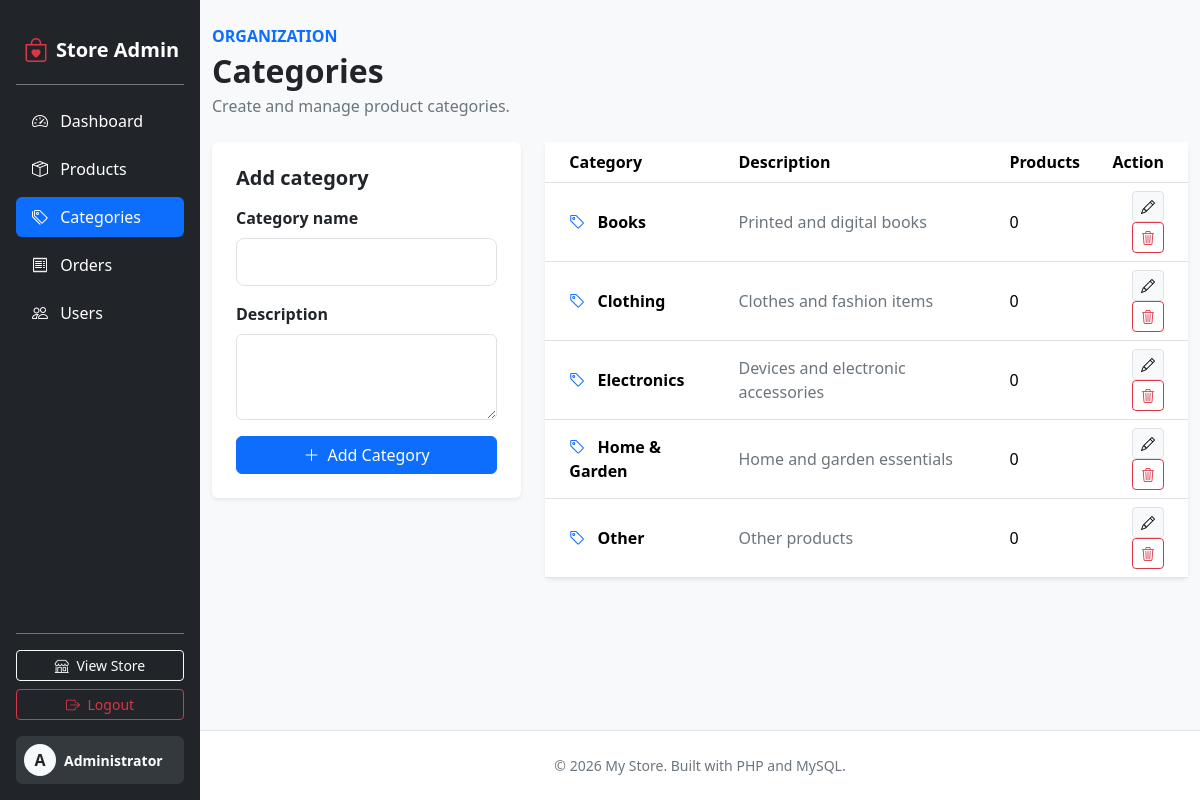
Page /admin/categories/index.php (signed in) on the committed database.
### tables this page shows
CREATE TABLE categories (
    id INT UNSIGNED AUTO_INCREMENT PRIMARY KEY,
    name VARCHAR(100) NOT NULL UNIQUE,
    description VARCHAR(500) NULL,
    created_at TIMESTAMP DEFAULT CURRENT_TIMESTAMP
);

### includes/bootstrap.php (called while the page is built, shortened)
<?php
require_once __DIR__ . '/auth.php';
function baseUrl($path = '')
{
    $script = $_SERVER['SCRIPT_NAME'];
    $base = '';
    if (strpos($script, '/admin/') !== false) {
        $base = substr($script, 0, strpos($script, '/admin/'));
    } elseif (strpos($script, '/auth/') !== false) {
        $base = substr($script, 0, strpos($script, '/auth/'));
    } elseif (strpos($script, '/shop/') !== false) {
        $base = substr($script, 0, strpos($script, '/shop/'));
    }
    return $base . '/' . ltrim($path, '/');
}
function e($value)
{
    return htmlspecialchars($value, ENT_QUOTES, 'UTF-8');
}

### includes/auth.php (called while the page is built, shortened)
<?php
function currentUser()
{
    if (isset($_SESSION['user'])) {
        return $_SESSION['user'];
    }
    return null;
}

### admin/categories/index.php (the view, shortened to what this page needs)
<?php
require_once __DIR__ . '/../../includes/bootstrap.php';
$categories = $conn->query(
    "SELECT categories.id, categories.name, categories.description, COUNT(products.id) AS product_count
     FROM categories
     LEFT JOIN products ON products.category_id = categories.id
     GROUP BY categories.id, categories.name, categories.description
     ORDER BY categories.name"
);
$adminLayout = true;
require __DIR__ . '/../../includes/header.php';
?>
<div class="mb-4">
    <p class="text-primary fw-semibold mb-1">ORGANIZATION</p>
    <h1 class="h2 fw-bold mb-1">Categories</h1>
    <p class="text-secondary mb-0">Create and manage product categories.</p>
</div>
<div class="row g-4">
    <div class="col-lg-4">
        <div class="card border-0 shadow-sm">
            <div class="card-body p-4">
                <h2 class="h5 fw-bold mb-3">Add category</h2>
                <form method="POST">
                    <label for="name" class="form-label fw-semibold">Category name</label>
                    <input type="text" id="name" name="name" maxlength="100"
                           class="form-control form-control-lg mb-3" required>
                    <label for="description" class="form-label fw-semibold">Description</label>
                    <textarea id="description" name="description" maxlength="500"
                              class="form-control mb-3" rows="3"></textarea>
                    <button type="submit" class="btn btn-primary w-100">
                        <i class="bi bi-plus-lg me-2"></i>Add Category
                    </button>
                </form>
            </div>
        </div>
    </div>
    <div class="col-lg-8">
        <div class="card border-0 shadow-sm">
            <div class="card-body p-0">
                <div class="table-responsive">
                    <table class="table table-hover align-middle mb-0">
                        <thead>
                            <tr>
                                <th class="ps-4">Category</th>
                                <th>Description</th>
                                <th>Products</th>
                                <th class="text-end pe-4">Action</th>
                            </tr>
                        </thead>
                        <tbody>
                            <?php while ($category = $categories->fetch_assoc()): ?>
                                <tr>
                                    <td class="ps-4 fw-semibold">
                                        <i class="bi bi-tag text-primary me-2"></i>
                                        <?= e($category['name']) ?>
                                    </td>
                                    <td class="text-secondary"><?= e($category['description'] ?: 'No description') ?></td>
                                    <td><?= (int) $category['product_count'] ?></td>
                                    <td class="text-end pe-4">
                                        <button type="button" class="btn btn-light border btn-sm"
                                                data-bs-toggle="modal" data-bs-target="#editCategoryModal"
                                                data-category-id="<?= (int) $category['id'] ?>"
                                                data-category-name="<?= e($category['name']) ?>"
                                                data-category-description="<?= e($category['description'] ?? '') ?>">
                                            <i class="bi bi-pencil"></i>
                                        </button>
                                        <button type="button" class="btn btn-outline-danger btn-sm"
                                                data-bs-toggle="modal" data-bs-target="#deleteCategoryModal"
                                                data-category-id="<?= (int) $category['id'] ?>"
                                                data-category-name="<?= e($category['name']) ?>">
                                            <i class="bi bi-trash3"></i>
                                        </button>
                                    </td>
                                </tr>
                            <?php endwhile; ?>
                        </tbody>
                    </table>
                </div>
            </div>
        </div>
    </div>
</div>
<?php require __DIR__ . '/../../includes/footer.php'; ?>

### includes/header.php (shortened to what this page needs)
<?php
$adminLayout = $adminLayout ?? false;
$currentPath = parse_url($_SERVER['REQUEST_URI'] ?? '', PHP_URL_PATH);
$adminLinks = [
    ['admin/dashboard.php', 'speedometer2', 'Dashboard'],
    ['admin/products/index.php', 'box-seam', 'Products'],
    ['admin/categories/index.php', 'tags', 'Categories'],
    ['admin/orders.php', 'receipt', 'Orders'],
    ['admin/users.php', 'people', 'Users'],
];
?>
<!DOCTYPE html>
<html lang="en">
<head>
    <link href="https://cdn.jsdelivr.net/npm/bootstrap@5.3.3/dist/css/bootstrap.min.css" rel="stylesheet">
    <link href="https://cdn.jsdelivr.net/npm/bootstrap-icons@1.11.3/font/bootstrap-icons.min.css" rel="stylesheet">
    <link href="<?= e(baseUrl('assets/css/style.css')) ?>" rel="stylesheet">
</head>
<body class="bg-light">
<?php if ($adminLayout): ?>
<div class="container-fluid">
    <div class="row">
        <nav class="col-lg-3 col-xl-2 bg-dark text-white p-3 d-none d-lg-flex flex-column" style="min-height: 100vh;">
            <a class="navbar-brand d-flex align-items-center gap-2 fw-bold fs-5 px-2 py-3 mb-3 border-bottom border-secondary text-white text-decoration-none"
               href="<?= e(baseUrl('admin/dashboard.php')) ?>">
                <i class="bi bi-bag-heart fs-4 text-danger"></i>
                <span>Store Admin</span>
            </a>
            <ul class="nav nav-pills flex-column gap-2 mb-auto" aria-label="Admin navigation">
                <?php foreach ($adminLinks as [$path, $icon, $label]): ?>
                    <?php
                    $isActive = str_ends_with($currentPath, '/' . $path)
                        || ($path === 'admin/products/index.php' && str_contains($currentPath, '/admin/products/'));
                    ?>
                    <li class="nav-item">
                        <a class="nav-link <?= $isActive ? 'active' : 'text-white' ?>"
                           href="<?= e(baseUrl($path)) ?>" <?= $isActive ? 'aria-current="page"' : '' ?>>
                            <i class="bi bi-<?= e($icon) ?> me-2"></i>
                            <?= e($label) ?>
                        </a>
                    </li>
                <?php endforeach; ?>
            </ul>
            <div class="pt-3 border-top border-secondary mt-auto">
                <a class="btn btn-outline-light btn-sm w-100 mb-2" href="<?= e(baseUrl('index.php')) ?>">
                    <i class="bi bi-shop me-1"></i> View Store
                </a>
                <a class="btn btn-outline-danger btn-sm w-100" href="<?= e(baseUrl('auth/logout.php')) ?>">
                    <i class="bi bi-box-arrow-right me-1"></i> Logout
                </a>
                <div class="d-flex align-items-center gap-2 mt-3 p-2 rounded bg-secondary bg-opacity-25">
                    <div class="rounded-circle bg-light text-dark fw-bold d-grid place-items-center" style="width: 32px; height: 32px; text-align: center; line-height: 32px;">
                        <?= e(mb_strtoupper(mb_substr(currentUser()['name'], 0, 1))) ?>
                    </div>
                    <div class="text-truncate">
                        <small class="d-block fw-bold"><?= e(currentUser()['name']) ?></small>
                    </div>
                </div>
            </div>
        </nav>
        <div class="col-lg-9 col-xl-10 p-0 d-flex flex-column" style="min-height: 100vh;">
            <main class="container-fluid py-4 flex-grow-1">
<?php endif; ?>

### includes/footer.php (shortened to what this page needs)
    </main>
    <footer class="border-top bg-white py-4 mt-auto">
        <div class="container<?= $adminLayout ? '-fluid' : '' ?> text-center text-secondary small">
            &copy; <?= date('Y') ?> My Store. Built with PHP and MySQL.
        </div>
    </footer>
    <?php if ($adminLayout): ?>
        </div>
    </div>
</div>
    <?php endif; ?>
</body>
</html>

### assets/css/style.css (style rules this page uses)
body { min-height: 100vh; display: flex; flex-direction: column; }
main { flex: 1; }

### rows in the picture
categories: name "Books", description "Printed and digital books", product_count "0"
categories: name "Clothing", description "Clothes and fashion items", product_count "0"
categories: name "Electronics", description "Devices and electronic accessories", product_count "0"
categories: name "Home & Garden", description "Home and garden essentials", product_count "0"
categories: name "Other", description "Other products", product_count "0"

### other values in the picture
$label "Dashboard"
$label "Products"
$label "Categories"
$label "Orders"
$label "Users"
mb_strtoupper(mb_substr(currentUser()['name'], 0, 1)) "A"
currentUser()['name'] "Administrator"
